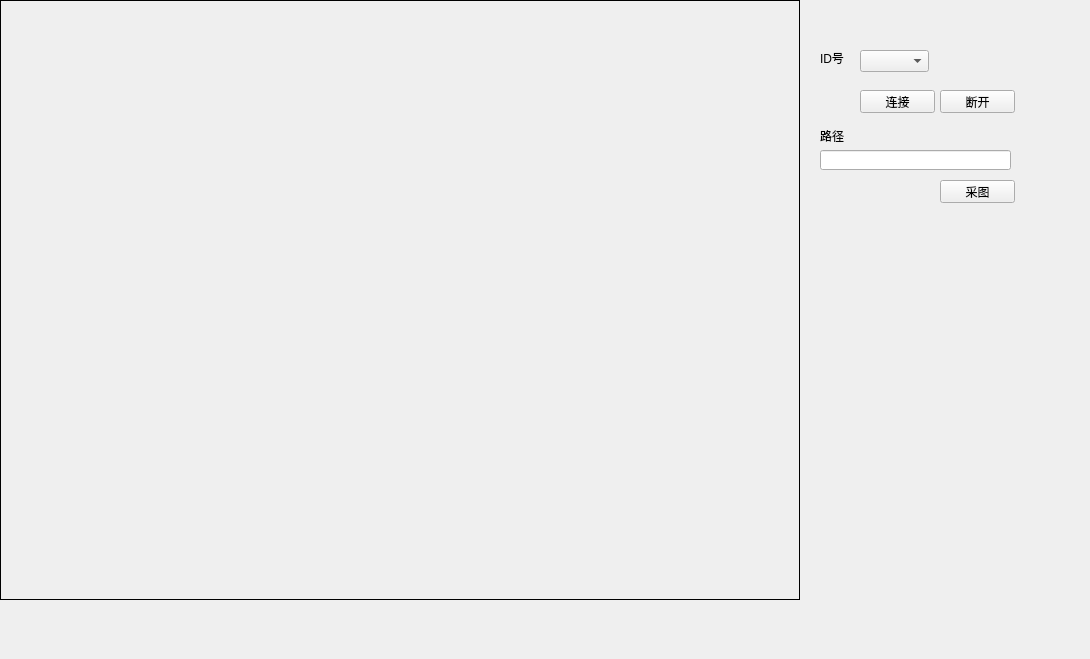
<?xml version="1.0" encoding="UTF-8"?>
<ui version="4.0">
 <class>FormDebugSub3</class>
 <widget class="QWidget" name="FormDebugSub3">
  <property name="geometry">
   <rect>
    <x>0</x>
    <y>0</y>
    <width>1090</width>
    <height>659</height>
   </rect>
  </property>
  <property name="windowTitle">
   <string>Form</string>
  </property>
  <property name="autoFillBackground">
   <bool>false</bool>
  </property>
  <widget class="QLabel" name="label">
   <property name="geometry">
    <rect>
     <x>0</x>
     <y>0</y>
     <width>800</width>
     <height>600</height>
    </rect>
   </property>
   <property name="minimumSize">
    <size>
     <width>800</width>
     <height>600</height>
    </size>
   </property>
   <property name="maximumSize">
    <size>
     <width>800</width>
     <height>600</height>
    </size>
   </property>
   <property name="baseSize">
    <size>
     <width>800</width>
     <height>600</height>
    </size>
   </property>
   <property name="frameShape">
    <enum>QFrame::Box</enum>
   </property>
   <property name="text">
    <string/>
   </property>
  </widget>
  <widget class="QComboBox" name="comboBox">
   <property name="geometry">
    <rect>
     <x>860</x>
     <y>50</y>
     <width>69</width>
     <height>22</height>
    </rect>
   </property>
  </widget>
  <widget class="QLabel" name="label_3">
   <property name="geometry">
    <rect>
     <x>820</x>
     <y>130</y>
     <width>54</width>
     <height>12</height>
    </rect>
   </property>
   <property name="text">
    <string>路径</string>
   </property>
  </widget>
  <widget class="QPushButton" name="pushButton">
   <property name="geometry">
    <rect>
     <x>860</x>
     <y>90</y>
     <width>75</width>
     <height>23</height>
    </rect>
   </property>
   <property name="text">
    <string>连接</string>
   </property>
  </widget>
  <widget class="QLabel" name="label_2">
   <property name="geometry">
    <rect>
     <x>820</x>
     <y>50</y>
     <width>31</width>
     <height>16</height>
    </rect>
   </property>
   <property name="text">
    <string>ID号</string>
   </property>
  </widget>
  <widget class="QLineEdit" name="lineEdit">
   <property name="geometry">
    <rect>
     <x>820</x>
     <y>150</y>
     <width>191</width>
     <height>20</height>
    </rect>
   </property>
  </widget>
  <widget class="QPushButton" name="pushButton_2">
   <property name="geometry">
    <rect>
     <x>940</x>
     <y>90</y>
     <width>75</width>
     <height>23</height>
    </rect>
   </property>
   <property name="text">
    <string>断开</string>
   </property>
  </widget>
  <widget class="QPushButton" name="pushButton_3">
   <property name="geometry">
    <rect>
     <x>940</x>
     <y>180</y>
     <width>75</width>
     <height>23</height>
    </rect>
   </property>
   <property name="text">
    <string>采图</string>
   </property>
  </widget>
 </widget>
 <resources/>
 <connections/>
</ui>
